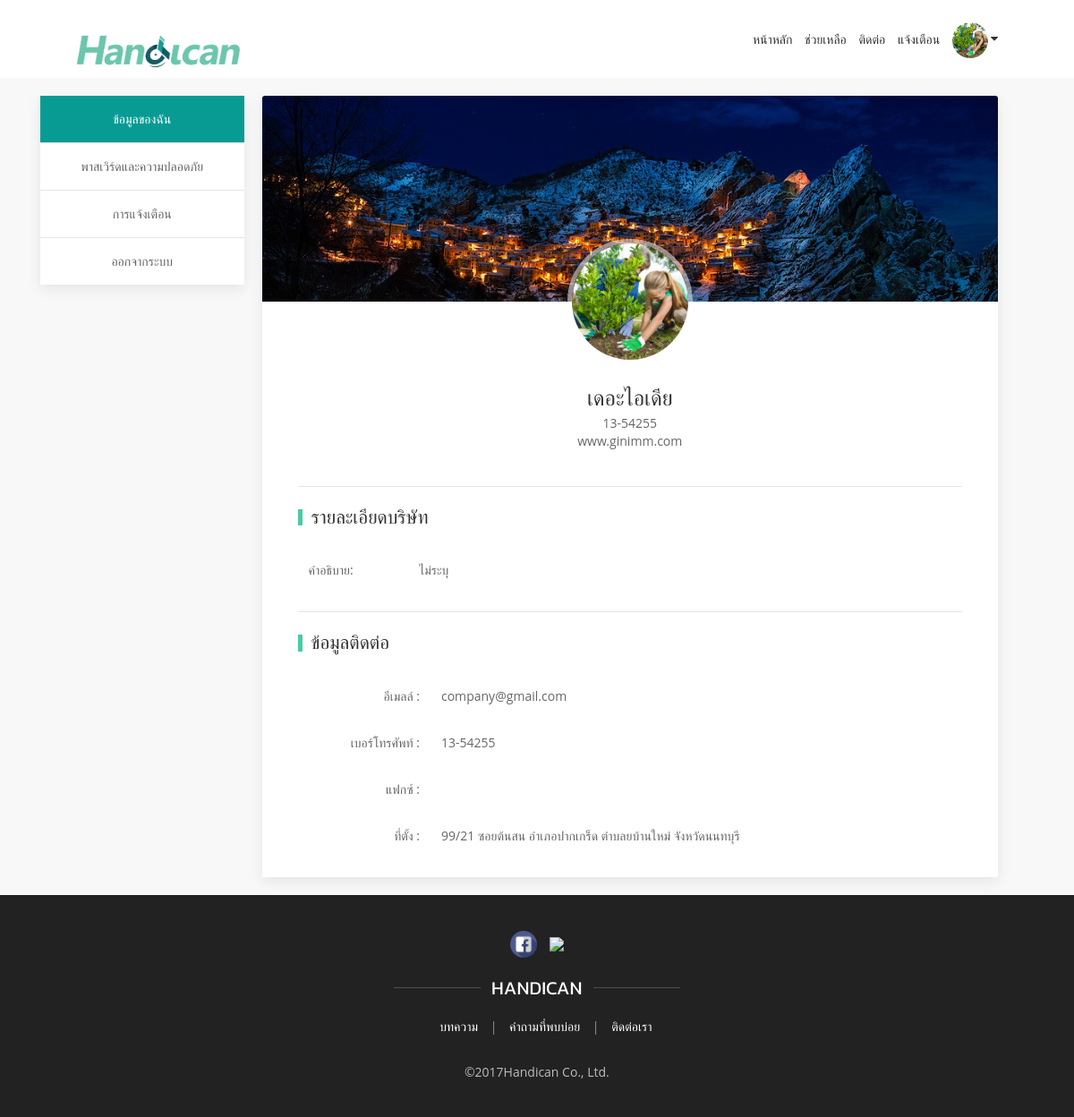
The page /accounts/profile-settings/ (signed in) on the database its author committed.
### myapp/models.py (models this page shows, shortened)
class CompanyInfo(models.Model):
	profile = models.ForeignKey(Profile, on_delete=models.SET_NULL,blank=True,null=True)
	th_name = models.CharField(max_length=100,editable=True )
	en_name = models.CharField(max_length=100,editable=True )
	phone_no = models.CharField(max_length=20,default="ไม่ระบุ")
	address = models.CharField(max_length=5000,default="ไม่ระบุ")
	info = models.CharField(max_length=5000,default="ไม่ระบุ")
	website = models.CharField(max_length=50,default="ไม่ระบุ")
	fax = models.CharField(max_length=30)
	company_type = models.CharField(max_length=100)
	get_more_info = models.BooleanField()
	created_at = models.DateTimeField(auto_now_add=True,null=True,)

class Profile(models.Model):
	user = models.ForeignKey(User, on_delete=models.SET_NULL,blank=True,null=True)
	profile_picture=models.ImageField(upload_to="profilePicture/",default="")
	created_at = models.DateTimeField(auto_now_add=True,null=True,)

### loginapp/views.py (the view, shortened to what this page needs)
@login_required
def company_profile(request):
    read =True
    list_noti = []
    profile = Profile.objects.get(user=request.user)
    company = CompanyInfo.objects.get(profile=profile)
    noti = Notifications.objects.filter(tarket=profile)
    return render(request, 'company_profile.html',{'company':company,'noti':list_noti})

### loginapp/templates/company_profile.html (shortened to what this page needs)
{% extends 'base.html' %} {% load static %}{% load widget_tweaks %} {% block content %}
<div class="uk-background-muted ">
    <br>
    <div class="container">
        <div uk-grid>
            <div class="uk-width-1-4@m uk-text-center">
                <div class=" uk-card uk-card-default uk-card-body  uk-padding-remove uk-margin-right   ">
                    <table class="uk-table uk-table-divider"  >
                        <tbody>
                            <tr >
                                <td class="click-detail"><a  class="uk-link-reset "  > ข้อมูลของฉัน</a></td>
                            </tr>
                            <tr>
                                <td class="click-password" ><a href="" class="uk-link-reset " >พาสเวิร์ดและความปลอดภัย</a></td>
                            </tr >
                            <tr >
                                <td class="click-noti" ><a class="uk-link-reset ">การแจ้งเตือน</a></td>
                            </tr>
                            <tr >
                                <td><a class="uk-link-reset " href="{% url 'logout' %}">ออกจากระบบ</a></td>
                            </tr>
                        </tbody>
                    </table>
                </div>
            </div>
            <div class="uk-width-3-4@m" uk-grid>
                <div class="uk-card uk-card-default uk-padding-remove-left uk-width-1-1" >
                    <div id="detail">
                        <div class="card hovercard  uk-margin-remove-top "  >
                            <div class="cardheader">
                            </div>
                            <div class="avatar">
                                <img src=" {{company.profile.profile_picture.url}}" class="inImgProfile"  alt="">
                            </div>
                            <div class="uk-text-center ">
                                <div class="info uk-margin-bottom">
                                    <h2 class="uk-text-large uk-margin-remove-bottom uk-margin"> {{company.th_name}}</h2>
                                    {{company.phone_no}}
                                    <div class="desc "> {% if company.website  %}
                                        {{company.website }}
                                    {% endif %} </div>
                                </div>
                            </div>
                        </div>
                        <div class="uk-container ">
                            <hr >
                           <h2 class="uk-heading-bullet uk-margin-remove-top ">รายละเอียดบริษัท </h2>
      <table class="uk-table">
        <tbody>
          <tr>
            <td class="uk-width-1-6">คำอธิบาย:</td>
            <td class="uk-table-expand">{{company.info}}</td>
          </tr>
        </tbody>
      </table>
                            <hr>
                            <h2 class="uk-heading-bullet uk-margin-remove-top ">ข้อมูลติดต่อ </h2>
                            <table class="uk-table">
                                <tbody>
                                    <tr>
                                        <td class="uk-width-1-5 uk-text-right">อีเมลล์ :</td>
                                        <td class="uk-table-expand">{{user.email}}</td>
                                    </tr>
                                    <tr>
                                        <td class="uk-text-right">เบอร์โทรศัพท์ :</td>
                                        <td class="uk-table-expand">
                                            {{company.phone_no}}
                                        </td>
                                    </tr>
                                    <tr>
                                        <td class="uk-text-right">แฟกซ์ :</td>
                                        <td class="uk-table-expand">
                                        </td>
                                    </tr>
                                    <tr>
                                        <td class="uk-text-right">ที่ตั้ง :</td>
                                        <td class="uk-table-expand">
                                            {{company.address}} {{company.province}}
                                        </td>
                                    </tr>
                                </tbody>
                            </table>
                        </div>
                    </div>
                    <br>
                </div>
            </div>
        </div>
    </div>
</div>
<br>
{% endblock %}

### static/css/css_home/style.css (style rules this page uses)
body { font-family: 'Open Sans', sans-serif; }
a { text-decoration: none; transition: .3s all ease-in-out; }
img { width: 100%; }

### rows shown on the page
CompanyInfo: profile.profile_picture (picture), th_name "เดอะไอเดีย", phone_no "13-54255", website "www.ginimm.com", info "ไม่ระบุ", address "99/21 ซอยต้นสน อำเภอปากเกร็ด ตำบลยบ้านใหม่ จังหวัดนนทบุรี"

### other values the page prints
{{ user.email }} "company@gmail.com"
